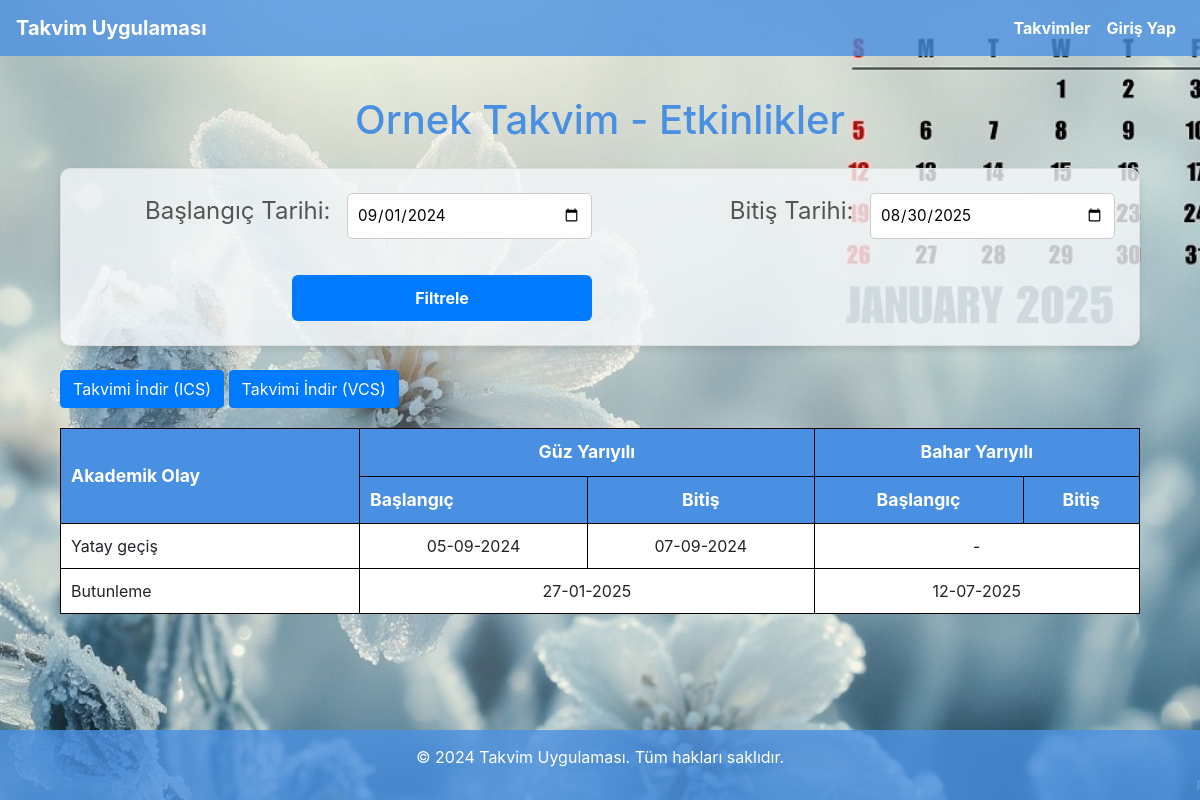
The page /calendar/11/ on the database its author committed.
### calendar_app/models.py (models this page shows, shortened)
class Calendar(models.Model):
    name = models.CharField(max_length=100)

class Event(models.Model):
    SEMESTER_CHOICES = [
        ('Güz', 'Güz Yarıyılı'),
        ('Bahar', 'Bahar Yarıyılı'),
    ]
    title = models.CharField(max_length=100)
    start_date = models.DateTimeField(null=True, blank=True)  # Güz Yarıyılı Başlangıç Tarihi
    end_date= models.DateTimeField(null=True, blank=True)  # Güz Yarıyılı Bitiş Tarihi
    start_date_bahar = models.DateTimeField(null=True, blank=True)  # Bahar Yarıyılı Başlangıç Tarihi
    end_date_bahar = models.DateTimeField(null=True, blank=True)  # Bahar Yarıyılı Bitiş Tarihi
    calendar = models.ForeignKey(Calendar, related_name='events', on_delete=models.CASCADE)

### calendar_app/views.py (the view)
# urls.py: path('calendar/<int:calendar_id>/', event_list, name='event_list'),
def event_list(request, calendar_id):
    calendar = get_object_or_404(Calendar, id=calendar_id)
    start_date_str = request.GET.get('start_date')
    end_date_str = request.GET.get('end_date')
    if start_date_str and end_date_str:
        try:
            start_date = datetime.strptime(start_date_str, "%Y-%m-%d")
            end_date = datetime.strptime(end_date_str, "%Y-%m-%d")
        except ValueError:
            start_date = datetime(2024, 9, 1)
            end_date = datetime(2025, 8, 30)
    else:
        start_date = datetime(2024, 9, 1)
        end_date = datetime(2025, 8, 30)
    events = calendar.events.filter(
        Q(start_date__gte=start_date, start_date__lte=end_date) |
        Q(start_date__isnull=True)  # Allow events with no start date
    ).filter(
        Q(end_date__lte=end_date, end_date__gte=start_date) |
        Q(end_date__isnull=True)  # Allow events with no end date
    ).order_by('start_date')
    context = {
        'calendar': calendar,
        'events': events,
        'start_date': start_date.strftime("%Y-%m-%d"),
        'end_date': end_date.strftime("%Y-%m-%d"),
    }
    return render(request, 'event_list.html', context)

### calendar_app/templates/event_list.html (shortened to what this page needs)
{% extends 'base.html' %}
{% block content %}
  <div class="container">
    <h1 class="calendar-title">{{ calendar.name }} - Etkinlikler</h1>
    <form method="get" class="date-filter-form">
      <label for="start_date">Başlangıç Tarihi:</label>
      <input
          type="date"
          id="start_date"
          name="start_date"
          value="{{ start_date|default:'2024-09-01' }}">
      <label for="end_date">Bitiş Tarihi:</label>
      <input
          type="date"
          id="end_date"
          name="end_date"
          value="{{ end_date|default:'2025-08-30' }}">
      <button type="submit" class="btn btn-primary">Filtrele</button>
    </form>
    {% if not user.is_authenticated %}
      <a href="{% url 'export_calendar' calendar.id %}" class="btn btn-primary">Takvimi İndir (ICS)</a>
      <a href="{% url 'export_vcs_calendar' calendar.id %}" class="btn btn-primary">Takvimi İndir (VCS)</a>
    {% endif %}
    <table class="simple-table">
      <thead>
        <tr>
          <th rowspan="2">Akademik Olay</th>
          <th colspan="2">Güz Yarıyılı</th>
          <th colspan="2">Bahar Yarıyılı</th>
        </tr>
        <tr>
          <th>Başlangıç</th>
          <th>Bitiş</th>
          <th>Başlangıç</th>
          <th>Bitiş</th>
        </tr>
      </thead>
      <tbody>
        {% for event in events %}
          <tr>
            <td>{{ event.title }}</td>
            {% if event.start_date and not event.end_date %}
              <td colspan="2">{{ event.start_date|date:"d-m-Y"}}</td>
            {% elif event.start_date and event.end_date %}
              <td>{{ event.start_date|date:"d-m-Y" }}</td>
              <td>{{ event.end_date|date:"d-m-Y"}}</td>
            {% else %}
              <td colspan="2">-</td>
            {% endif %}
            {% if event.start_date_bahar and not event.end_date_bahar %}
              <td colspan="2">{{ event.start_date_bahar|date:"d-m-Y" }}</td>
            {% elif event.start_date_bahar and event.end_date_bahar %}
              <td>{{ event.start_date_bahar|date:"d-m-Y" }}</td>
              <td>{{ event.end_date_bahar|date:"d-m-Y" }}</td>
            {% else %}
              <td colspan="2">-</td>
            {% endif %}
          </tr>
        {% empty %}
          <tr>
            <td colspan="6">Bu tarihlerde hiçbir etkinlik bulunamadı.</td>
          </tr>
        {% endfor %}
      </tbody>
    </table>
  </div>
{% endblock %}

### calendar_app/CSS/style.css (style rules this page uses)
body { font-family: 'Arial', sans-serif; background-image: url('/media/bg.jpg'); background-size: cover; background-position: center center; background-attachment: fixed; color: #333; margin: 0; padding: 0; display: flex; flex-direction: column; align-items: center; justify-content: center; min-height: 100vh; background-color: rgba(240, 248, 255, 0.8); }
.container { flex: 1; padding: 20px; padding-bottom: 80px; max-width: 900px; }
h1 { text-align: center; margin-bottom: 20px; color: rgb(74, 144, 226); font-size: 36px; font-weight: 700; }
.btn-primary { background-color: #4a90e2; color: white; padding: 15px 25px; font-size: 18px; border-radius: 8px; text-decoration: none; display: inline-block; transition: background-color 0.3s; }
form { background-color: rgba(255, 255, 255, 0.8); padding: 20px; border-radius: 8px; box-shadow: 0 4px 8px rgba(0, 0, 0, 0.1); }
button, .btn { background-color: #4a90e2; border: none; padding: 12px 20px; font-size: 16px; color: white; border-radius: 5px; cursor: pointer; }
form button { margin-top: 20px; padding: 12px 24px; font-size: 1.1rem; font-weight: bold; color: #fff; background-color: #007bff; border: none; border-radius: 8px; cursor: pointer; width: 100%; max-width: 300px; transition: background-color 0.3s ease; }
.date-filter-form { display: grid; grid-template-columns: repeat(auto-fit, minmax(200px, 1fr)); gap: 1rem; margin: 1.5rem 0; padding: 1.5rem; background-color: rgba(244, 248, 251, 0.8); border: 1px solid #ddd; border-radius: 10px; box-shadow: 0 4px 6px rgba(0, 0, 0, 0.1); }
.date-filter-form label { font-size: 1.5rem; color: #555; margin-bottom: 0.5rem; justify-self: end; display: block; }
.date-filter-form input[type="date"] { padding: 0.6rem; font-size: 0.95rem; border: 1px solid #ccc; border-radius: 5px; background-color: #fff; transition: border-color 0.3s ease, box-shadow 0.3s ease; }
.date-filter-form button { padding: 0.7rem 1.5rem; font-size: 1rem; font-weight: bold; color: #fff; background-color: #007bff; border: none; border-radius: 6px; cursor: pointer; text-align: center; justify-self: end; grid-column: span 2; transition: background-color 0.3s ease, box-shadow 0.3s ease; }
.simple-table { width: 100%; border-collapse: collapse; margin-top: 20px; }
.simple-table th, .simple-table td { border: 1px solid #000; padding: 10px; text-align: center; vertical-align: middle; background-color: #ffffff; }
.simple-table th:first-child, .simple-table td:first-child { text-align: left; }
.simple-table th { background-color: rgba(74, 144, 226, 1); font-weight: bold; font-size: 1.1rem; color: white; }

### rows shown on the page
Calendar: name "Ornek Takvim"
Event: title "Yatay geçiş", start_date "05-09-2024", end_date "07-09-2024"
Event: title "Butunleme", start_date "27-01-2025", start_date_bahar "12-07-2025"
